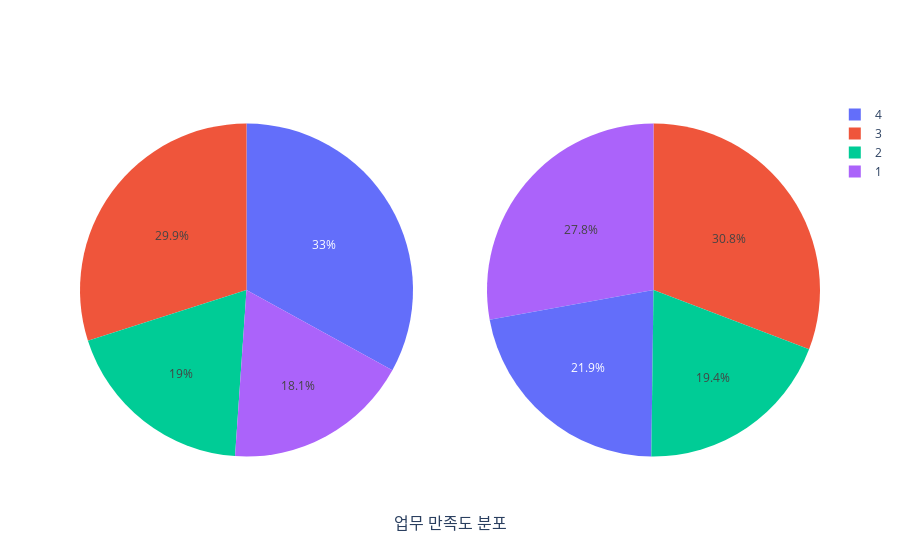

Source (notebook cell):
### Markdown cell above
왼쪽 그래프는 은퇴하지 않은 사람들의 업무 만족도 분포이다.

오른쪽 그래프는 은퇴한 사람들의 업무 만족도 분포이다.

은퇴하지 않은 사람들의 업무 만족도 분포를 보면 높은 만족도(4점 + 3점)를 가진 사람들의 비율이 약 63%로 높게 나오지만, 은퇴한 사람들의 업무 만족도 분포는 높은 만족도(4점 + 3점)를 가진 사람들의 비율이 약 53%로 상대적으로 낮다.

따라서, 업무 만족도가 낮을 수록 은퇴한 사람들의 비율이 높아짐을 알 수 있었다.

### Code cell
fig = make_subplots(rows=1, cols=2, specs=[[{'type':'pie'},{'type':'pie'}]], x_title='업무 만족도 분포')


                   
fig.add_pie(labels=data[data['Attrition'] != 'Yes'].JobSatisfaction,row=1,col=1)
fig.add_pie(labels=data[data['Attrition'] == 'Yes'].JobSatisfaction,row=1,col=2)

fig.show()
tls.get_embed(py.plot(fig, filename = 'Job_Satisfaction_Distribution', auto_open=True))

### Figure 1 — Plotly figure (JSON) as saved in the notebook; plotly's stock layout.template omitted (floating-point values rounded to 4 significant figures; data arrays with more than 128 entries replaced by an {"elided": "..."} marker saying what was removed)
{"data": [{"domain": {"x": [0, 0.45], "y": [0, 1]}, "labels": {"elided": "1233 int values"}, "type": "pie"}, {"domain": {"x": [0.55, 1], "y": [0, 1]}, "labels": {"elided": "237 int values"}, "type": "pie"}], "layout": {"annotations": [{"font": {"size": 16}, "showarrow": false, "text": "업무 만족도 분포", "x": 0.5, "xanchor": "center", "xref": "paper", "y": 0, "yanchor": "top", "yref": "paper", "yshift": -30}]}}
